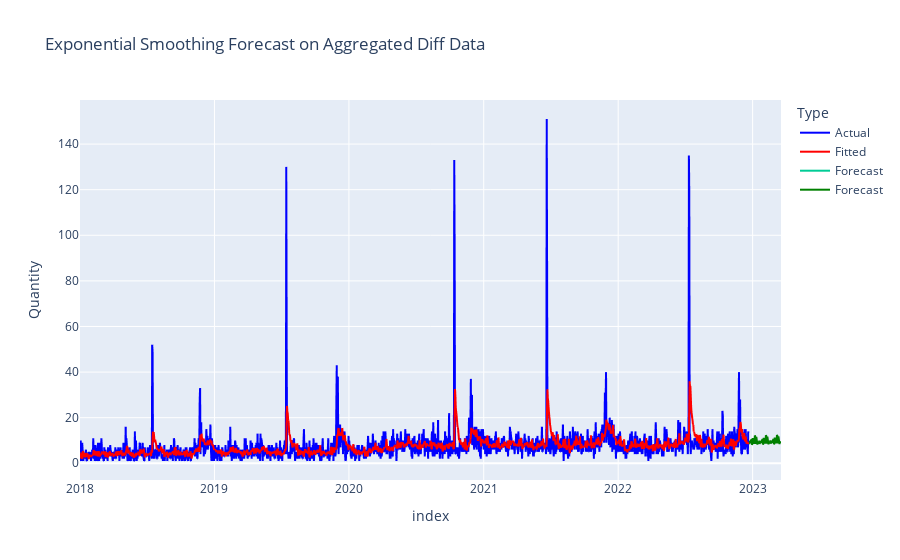

This figure's notebook cell:
### Code cell
#Forecast the sale quantities for top prime products in the next 3 months

#Set the index to the date column
aggregated_diff_data.set_index('Order Date', inplace=True)

# Extract the Revenue series
revenue_diff = aggregated_diff_data['Quantity']
revenue_diff.index = aggregated_diff_data.index

# Fit the Exponential Smoothing model
exp_model_diff = ExponentialSmoothing(revenue_diff, trend='add', seasonal='add', seasonal_periods=30).fit()

# Generate the fitted values and forecast
fitted_values_diff = exp_model_diff.fittedvalues
forecast_diff = exp_model_diff.forecast(90)

# Create a DataFrame with the actual revenue, fitted values, and forecast
combined_data_diff = pd.DataFrame({
    'Actual': revenue_diff,
    'Fitted': fitted_values_diff
}, index=revenue_diff.index)

# Add the forecast to the DataFrame
forecast_dates_diff = pd.date_range(start=revenue_diff.index[-1], periods=90, freq='D')
forecast_df_diff = pd.DataFrame({
    'Forecast': forecast_diff
}, index=forecast_dates_diff)

# Combine the actual, fitted, and forecast data
combined_data_diff = pd.concat([combined_data_diff, forecast_df_diff])

# Plot the data using Plotly
fig = px.line(combined_data_diff, y=['Actual', 'Fitted', 'Forecast'], 
              title='Exponential Smoothing Forecast on Aggregated Diff Data', 
              labels={'value': 'Quantity', 'variable': 'Type'},
              x=combined_data_diff.index,
              color_discrete_map={
                  "Actual": 'blue',
                  'Fitted': 'red',
              })

# Add the forecast to the plot
fig.add_scatter(x=forecast_dates_diff, y=forecast_diff, mode='lines', name='Forecast', line=dict(color='green'))

fig.show()

### Figure 1 — Plotly figure (JSON) as saved in the notebook; plotly's stock layout.template omitted (floating-point values rounded to 4 significant figures; data arrays with more than 128 entries replaced by an {"elided": "..."} marker saying what was removed)
{"data": [{"hovertemplate": "Type=Actual<br>index=%{x}<br>Quantity=%{y}<extra></extra>", "legendgroup": "Actual", "line": {"color": "blue", "dash": "solid"}, "marker": {"symbol": "circle"}, "mode": "lines", "name": "Actual", "showlegend": true, "type": "scattergl", "x": {"elided": "1886 str values"}, "xaxis": "x", "y": {"elided": "1886 int values"}, "yaxis": "y"}, {"hovertemplate": "Type=Fitted<br>index=%{x}<br>Quantity=%{y}<extra></extra>", "legendgroup": "Fitted", "line": {"color": "red", "dash": "solid"}, "marker": {"symbol": "circle"}, "mode": "lines", "name": "Fitted", "showlegend": true, "type": "scattergl", "x": {"elided": "1886 str values"}, "xaxis": "x", "y": {"elided": "1886 float values"}, "yaxis": "y"}, {"hovertemplate": "Type=Forecast<br>index=%{x}<br>Quantity=%{y}<extra></extra>", "legendgroup": "Forecast", "line": {"color": "#00cc96", "dash": "solid"}, "marker": {"symbol": "circle"}, "mode": "lines", "name": "Forecast", "showlegend": true, "type": "scattergl", "x": {"elided": "1886 str values"}, "xaxis": "x", "y": {"elided": "1886 null values"}, "yaxis": "y"}, {"line": {"color": "green"}, "mode": "lines", "name": "Forecast", "type": "scatter", "x": ["2022-12-20T00:00:00", "2022-12-21T00:00:00", "2022-12-22T00:00:00", "2022-12-23T00:00:00", "2022-12-24T00:00:00", "2022-12-25T00:00:00", "2022-12-26T00:00:00", "2022-12-27T00:00:00", "2022-12-28T00:00:00", "2022-12-29T00:00:00", "2022-12-30T00:00:00", "2022-12-31T00:00:00", "2023-01-01T00:00:00", "2023-01-02T00:00:00", "2023-01-03T00:00:00", "2023-01-04T00:00:00", "2023-01-05T00:00:00", "2023-01-06T00:00:00", "2023-01-07T00:00:00", "2023-01-08T00:00:00", "2023-01-09T00:00:00", "2023-01-10T00:00:00", "2023-01-11T00:00:00", "2023-01-12T00:00:00", "2023-01-13T00:00:00", "2023-01-14T00:00:00", "2023-01-15T00:00:00", "2023-01-16T00:00:00", "2023-01-17T00:00:00", "2023-01-18T00:00:00", "2023-01-19T00:00:00", "2023-01-20T00:00:00", "2023-01-21T00:00:00", "2023-01-22T00:00:00", "2023-01-23T00:00:00", "2023-01-24T00:00:00", "2023-01-25T00:00:00", "2023-01-26T00:00:00", "2023-01-27T00:00:00", "2023-01-28T00:00:00", "2023-01-29T00:00:00", "2023-01-30T00:00:00", "2023-01-31T00:00:00", "2023-02-01T00:00:00", "2023-02-02T00:00:00", "2023-02-03T00:00:00", "2023-02-04T00:00:00", "2023-02-05T00:00:00", "2023-02-06T00:00:00", "2023-02-07T00:00:00", "2023-02-08T00:00:00", "2023-02-09T00:00:00", "2023-02-10T00:00:00", "2023-02-11T00:00:00", "2023-02-12T00:00:00", "2023-02-13T00:00:00", "2023-02-14T00:00:00", "2023-02-15T00:00:00", "2023-02-16T00:00:00", "2023-02-17T00:00:00", "2023-02-18T00:00:00", "2023-02-19T00:00:00", "2023-02-20T00:00:00", "2023-02-21T00:00:00", "2023-02-22T00:00:00", "2023-02-23T00:00:00", "2023-02-24T00:00:00", "2023-02-25T00:00:00", "2023-02-26T00:00:00", "2023-02-27T00:00:00", "2023-02-28T00:00:00", "2023-03-01T00:00:00", "2023-03-02T00:00:00", "2023-03-03T00:00:00", "2023-03-04T00:00:00", "2023-03-05T00:00:00", "2023-03-06T00:00:00", "2023-03-07T00:00:00", "2023-03-08T00:00:00", "2023-03-09T00:00:00", "2023-03-10T00:00:00", "2023-03-11T00:00:00", "2023-03-12T00:00:00", "2023-03-13T00:00:00", "2023-03-14T00:00:00", "2023-03-15T00:00:00", "2023-03-16T00:00:00", "2023-03-17T00:00:00", "2023-03-18T00:00:00", "2023-03-19T00:00:00"], "y": [9.798, 8.431, 8.894, 9.741, 9.411, 9.42, 8.806, 9.819, 10.07, 10.46, 8.163, 8.376, 11.02, 10.24, 9.692, 9.284, 8.638, 8.959, 12.17, 11.85, 8.554, 9.053, 11.63, 10.21, 8.688, 8.196, 8.998, 9.009, 8.966, 9.166, 9.901, 8.534, 8.997, 9.844, 9.514, 9.523, 8.909, 9.922, 10.18, 10.56, 8.266, 8.479, 11.12, 10.34, 9.795, 9.387, 8.741, 9.062, 12.27, 11.96, 8.657, 9.156, 11.73, 10.32, 8.791, 8.299, 9.101, 9.112, 9.069, 9.269, 10.0, 8.637, 9.1, 9.947, 9.617, 9.626, 9.012, 10.03, 10.28, 10.67, 8.369, 8.582, 11.23, 10.45, 9.898, 9.49, 8.844, 9.165, 12.38, 12.06, 8.76, 9.259, 11.83, 10.42, 8.894, 8.402, 9.204, 9.215, 9.172, 9.372]}], "layout": {"legend": {"title": {"text": "Type"}, "tracegroupgap": 0}, "title": {"text": "Exponential Smoothing Forecast on Aggregated Diff Data"}, "xaxis": {"anchor": "y", "domain": [0, 1], "title": {"text": "index"}}, "yaxis": {"anchor": "x", "domain": [0, 1], "title": {"text": "Quantity"}}}}
